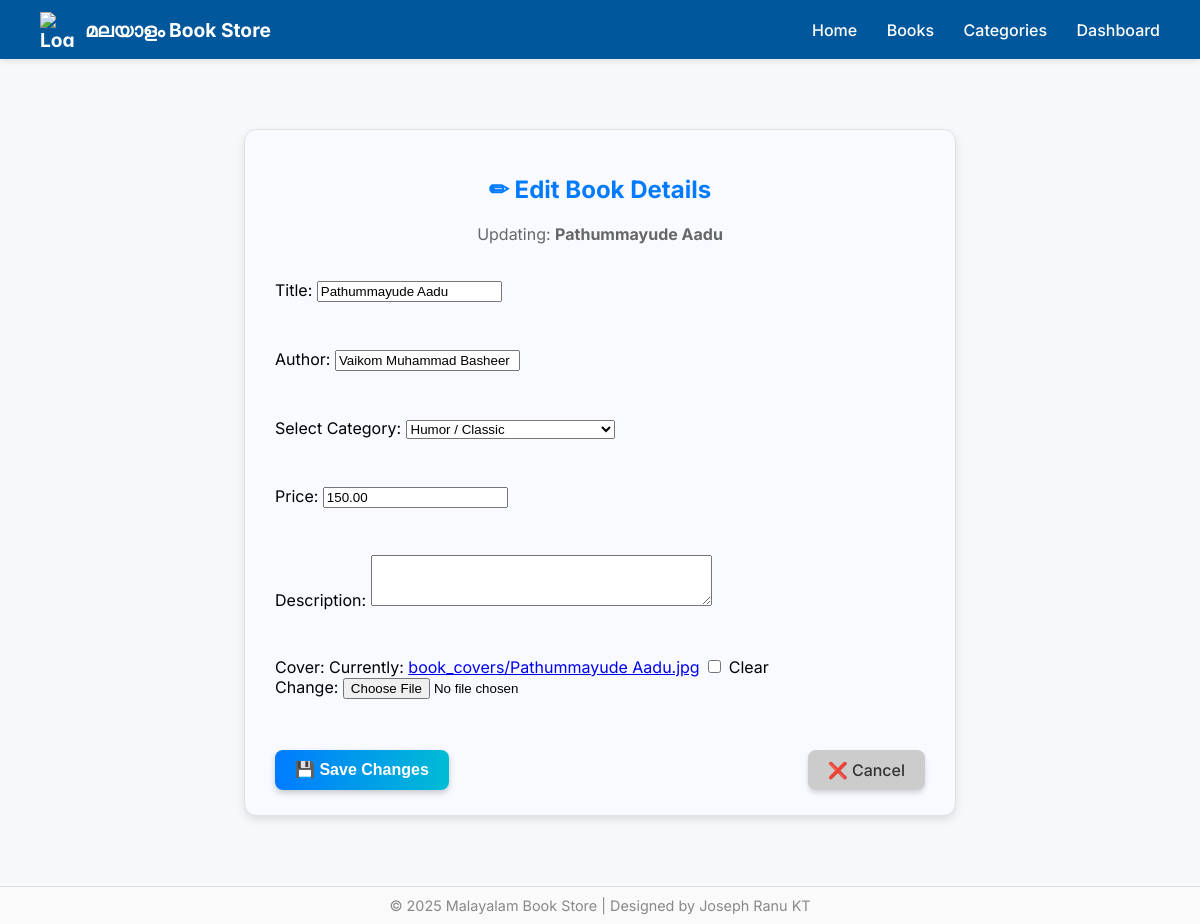
The page /bookadmin/books/19/edit/ (signed in) on the database its author committed.
### bookadmin/models.py (models this page shows, shortened)
class Book(models.Model):
    title = models.CharField(max_length=200)
    author = models.CharField(max_length=100)
    category = models.ForeignKey('Category', on_delete=models.CASCADE, related_name='books')
    price = models.DecimalField(max_digits=8, decimal_places=2)
    description = models.TextField(blank=True)
    cover = models.ImageField(upload_to='book_covers/', null=True, blank=True)  # new field for image uploads
    created_by = models.ForeignKey(
        settings.AUTH_USER_MODEL,
        null=True,
        blank=True,
        on_delete=models.SET_NULL,
        related_name='books_created'
    )
    created_at = models.DateTimeField(auto_now_add=True)  # auto timestamp

### bookadmin/views.py (the view)
# urls.py: path('books/<int:id>/edit/', views.edit_book, name='edit_book'),
@user_passes_test(lambda u: u.is_staff or u.is_superuser, login_url='login')
def edit_book(request, id):
    book = get_object_or_404(Book, id=id)
    if request.method == 'POST':
        form = BookModelForm(request.POST, request.FILES, instance=book)
        if form.is_valid():
            form.save()
            return redirect('book_list')
    else:
        form = BookModelForm(instance=book)
    return render(request, 'edit_book.html', {'form': form, 'book': book})

### bookadmin/forms.py (shortened to what this page needs)
class BookModelForm(forms.ModelForm):
    class Meta:
        model = Book
        fields = ['title', 'author', 'category', 'price', 'description', 'cover']
        labels = {
            'category': 'Select Category',
        }
        widgets = {
            'description': forms.Textarea(attrs={'rows': 3}),
        }

### bookadmin/models.py (called while the page is built)
    def __str__(self):
        return self.name

### templates/edit_book.html (shortened to what this page needs)
{% extends 'base.html' %}
{% block content %}
<div style="max-width: 650px; margin: 40px auto; background: #f8faff; border: 1px solid #e0e0e0; border-radius: 12px; box-shadow: 0 4px 8px rgba(0,0,0,0.1); padding: 25px 30px;">
  <h2 style="text-align:center; color:#007BFF; font-weight:700;">✏ Edit Book Details</h2>
  <p style="text-align:center; color:#666;">Updating: <strong>{{ book.title }}</strong></p>
  <form method="post" enctype="multipart/form-data" style="display:flex; flex-direction:column; gap:15px; margin-top:20px;">
    {{ form.as_p }}
    <div style="display:flex; justify-content:space-between; margin-top:20px;">
      <button type="submit" style="
          background: linear-gradient(to right, #007BFF, #00BCD4);
          color: white;
          border: none;
          padding: 10px 20px;
          border-radius: 8px;
          cursor: pointer;
          font-weight: 600;
          font-size: 1rem;
          box-shadow: 0 3px 6px rgba(0,0,0,0.2);
      ">💾 Save Changes</button>
      <a href="{% url 'book_list' %}" style="
          background: #ccc;
          color: #333;
          padding: 10px 20px;
          border-radius: 8px;
          text-decoration: none;
          font-weight: 500;
          font-size: 1rem;
          box-shadow: 0 3px 5px rgba(0,0,0,0.15);
      ">❌ Cancel</a>
    </div>
  </form>
</div>
{% endblock %}

### templates/base.html (style rules this page uses)
body { font-family: 'Inter', sans-serif; margin: 0; background: #f7f8fa; }

### rows shown on the page
Book: title "Pathummayude Aadu", author "Vaikom Muhammad Basheer", category "Humor / Classic", price "150.00"
